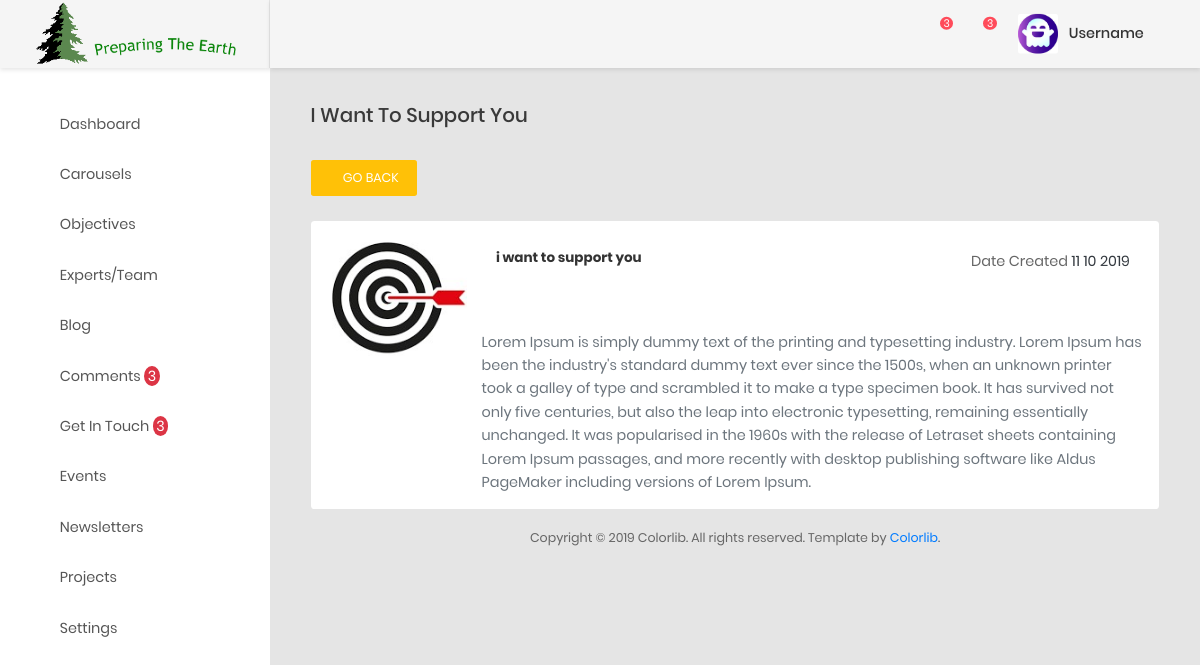
/ccsbadmin/nsingleewsLetter/1, run on the app's committed database.
### ccsbadmin/models.py (models this page shows, shortened)
class NewsletterMessage(models.Model):
    subject = models.CharField(max_length=200, null=False, blank=False,)
    message = models.TextField()
    email_count =  models.IntegerField(null=False, blank=False,)
    created_at = models.DateTimeField(auto_now_add=True)
    updated_at = models.DateTimeField(auto_now=True)

### ccsbadmin/views.py (the view)
# urls.py: path('nsingleewsLetter/<int:newslettermessage_id>', views.singlenewsLetter, name='singlenewsLetter'),
def singlenewsLetter(request, newslettermessage_id):
    newsmessge = NewsletterMessage.objects.filter(id=newslettermessage_id).first()
    context = {
        'title':newsmessge.subject,
        'newsmessge':newsmessge,
    }
    return render(request, 'newsletter/singlenewsletter.html', context)

### ccsbadmin/templatetags/callmethod.py (called while the page is built)
@register.filter(name='comments')
def comments(request):
    comments = Comment.objects.filter(status="UNREAD").order_by("-created_at")
    if comments is not None:
        return comments
    return False

@register.filter(name='get_intouch')
def get_intouch(request):
    getintouchs = GetInTouch.objects.filter(status="UNREAD").order_by("-created_at")
    if getintouchs  is not None:
        return getintouchs
    return False

@register.filter(name='comment_unread_count')
def comment_unread_count(request):
    unread_comments = Comment.objects.filter(status="UNREAD").count()
    if unread_comments is not None:
        return unread_comments
    return False

@register.filter(name='getintouch_unread_count')
def getintouch_unread_count(request):
    getintouch_unread_count = GetInTouch.objects.filter(status="UNREAD").count()
    if getintouch_unread_count is not None:
        return getintouch_unread_count
    return False

### ccsbadmin/templates/newsletter/singlenewsletter.html (shortened to what this page needs)
{% extends "aahome/aalayout.html" %}
{% load static %}
    {% block links %}
        <link type="text/css" rel="stylesheet" href="https://cdn.datatables.net/1.10.18/css/dataTables.bootstrap.min.css">
        <link type="text/css" href="https://cdnjs.cloudflare.com/ajax/libs/bootstrap-select/1.10.0/css/bootstrap-select.min.css" rel="stylesheet" />
        <link rel="stylesheet" href="https://cdn.jsdelivr.net/npm/bootstrap-select@1.13.9/dist/css/bootstrap-select.min.css">
    {% endblock links %}
{% block content %}
            <div class="main-content">
                <div class="section__content section__content--p30">
                    <div class="container-fluid">
                        <div class="row">
                            <div class="col-md-12">
                                <h3 class="title-5 m-b-35">{{ newsmessge.subject|title }}</h3>
                                <div class="table-data__tool">
                                    <div class="table-data__tool-right">
                                        <a href="{% url 'CCSBADMIN:newsLetter' %}"  class="mr-1 au-btn au-btn-icon btn-warning au-btn--small">
                                            <i class="fa fa-arrow-left" ></i>go back
                                        </a>
                                    </div>
                                </div>
                                <div class="table-responsive table-responsive-data2">
                                    <div class="media bg-white rounded p-3">
                                        <div class="d-flex flex-column ">
                                            <img src='{% static 'images/objectives.jpg' %}' class="align-self-start mr-3" alt="...">
                                        </div>
                                      <div class="media-body">
                                          <div class="d-flex mb-5 p-3">
                                              <h5 class="mt-0 ">{{ newsmessge.subject }}</h5>
                                              <span class=" ml-auto ">Date Created <span class="text-dark">{{ newsmessge.created_at|date:'d m Y' }}</span></span>
                                          </div>
                                        <p class="text-muted">{{ newsmessge.message|safe|escape }}</p>
                                      </div>
                                    </div>
                                </div>
                            </div>
                        </div>
                        <div class="row">
                            <div class="col-md-12">
                                <div class="copyright">
                                    <p>Copyright © <script> var date = new Date(); var yr = date.getFullYear(); document.write(yr);</script> Colorlib. All rights reserved. Template by <a href="https://colorlib.com">Colorlib</a>.</p>
                                </div>
                            </div>
                        </div>
                    </div>
                </div>
            </div>
{% endblock content %}

### data on the page
NewsletterMessage: subject "I Want To Support You", subject "i want to support you", created_at "11 10 2019", message "Lorem Ipsum is simply dummy text of the printing and typesetting industry. Lorem Ipsum has been the industry's standard dummy text ever since the 1500s, when an unknown printer took a galley of type and scrambled it to make a type specimen book. It has survived not only five centuries, but also the leap into electronic typesetting, remaining essentially unchanged. It was popularised in the 1960s with the release of Letraset sheets containing Lorem Ipsum passages, and more recently with desktop publishing software like Aldus PageMaker including versions of Lorem Ipsum."

### other printed values
{{ request|comment_unread_count }} "3"
{{ request|getintouch_unread_count }} "3"
